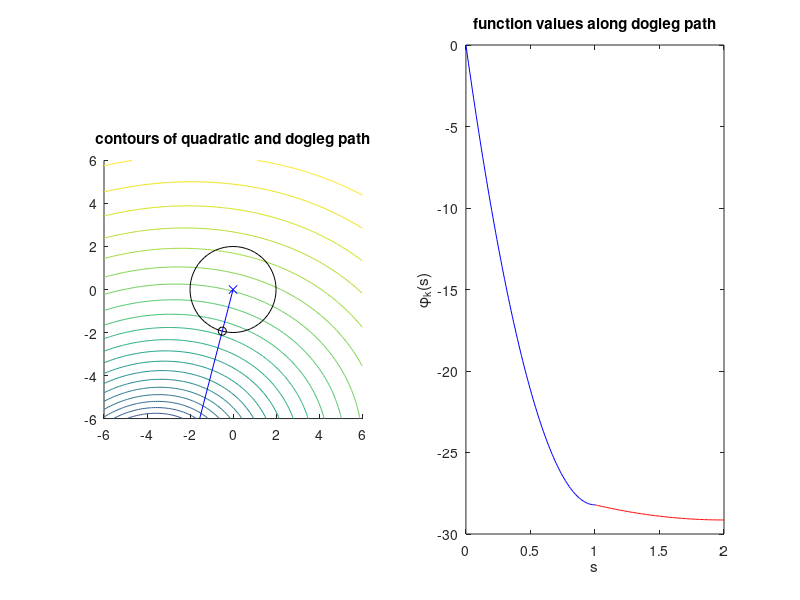

Here is the MATLAB script that generated this plot:
function wrapper_1_a
    clc
    disp('Hi! This is wrapper_1_a. Guten Tag!');
    disp(' ');
    disp('The dogleg is a bit tricky, so I visualise what it does before my');
    disp('brother wrapper_1_b uses it to test your trust region code. Please');
    disp('RUN ME SEVERAL TIMES to get a good picture of what is going on.');
    disp(' ');
    disp('As discussed in the lectures, the dogleg is a hack to find a good');
    disp('approximation of the minimiser of the trust-region subproblem quickly.');
    disp('We wish to minimise a quadratic function (level sets shown) over the');
    disp('ball plotted in black. To do this, we first run along the blue line');
    disp('from the centre to the minimiser along the gradient direction, and');
    disp('then from there along the red line to the global minimizer of the');
    disp('quadratic function.');
    disp(' ');
    disp('In the subplot on the right you see the values of the quadratic func-');
    disp('tion plotted over the blue and the red line. They decrease as predicted');
    disp('by theory, so we pick the "rightmost" point that is within the black');
    disp('ball. Note that strange things can happen. For example, the blue line');
    disp('can leave the ball, and the red line can reenter and even cross it.');
    disp('Though finding the dogleg point does not require any high-level maths,');
    disp('it takes a bit of time to figure out how to do it.');
    disp(' ');
    disp('Have a look at a few random situations. Zoom in to see how good the');
    disp('dogleg point really is. Is it far from the global optimum? How does');
    disp('it compare to the Cauchy point (not shown)?');

    %generate a simple random model problem
    g=4*randn(2,1);
    success=0;
    while (success==0)
        H=randn(2);
        H=H+H';
        e=eig(H);
        if (e(1)>0&&e(2)>0)
            success=1;
        end
    end
    f=@(x)0.5*x'*H*x+g'*x;
    gf=@(x)H*x+g;
    Hf=@(x)H;
    %compute gradient search minimiser, global minimiser and dogleg point
    pmin=-H\g;
    pg=-((g'*g)/(g'*H*g))*g;
    d=myDogLeg(f,gf,Hf,[0;0],2);

    %graphical output
    ssz=6;
    figure(1)
    clf
    subplot(1,2,1)
    hold on
    [X,Y]=meshgrid([-ssz:0.1:ssz],[-ssz:0.1:ssz]);
    Z=zeros(size(X));
    for k=1:size(X,1)
        for l=1:size(X,2)
            Z(k,l)=log(f([X(k,l);Y(k,l)])-f(pmin)+0.1);
        end
    end
    contour(X,Y,Z,20)

    rectangle('Position',[-2,-2,4,4],'Curvature',1)
    plot([0,pg(1)],[0,pg(2)],'b-x');
    plot([pg(1),pmin(1)],[pg(2),pmin(2)],'r-x');
    plot(d(1),d(2),'ko')
    axis equal
    axis([-ssz,ssz,-ssz,ssz])
    title('contours of quadratic and dogleg path');
    subplot(1,2,2)
    s=[0:0.01:1];
    t=zeros(size(s));
    u=t;
    for k=1:length(s)
        t(k)=f(s(k)*pg);
        u(k)=f(pg+s(k)*(pmin-pg));
    end
    plot(s,t,'b',1+s,u,'r')
    title('function values along dogleg path');
    xlabel('s')
    ylabel('\phi_k(s)')
    figure(1)
end    

%--------------------------------------------------------------------------
% YOU ARE NOT REQUIRED TO WORK THROUGH THE FOLLOWING CODE.
%--------------------------------------------------------------------------

function d=myDogLeg(f,gf,Hf,x,Delta)
    gfx=gf(x);
    Hfx=Hf(x);
    pmin=-Hfx\gfx;    
    %global minimiser inside ball?
    if (norm(pmin)<=Delta)
        d=pmin;        
        return
    end
    pg=-((gfx'*gfx)/(gfx'*Hfx*gfx))*gfx; 
    %dirty hack: quadratic model not "sufficiently" positive definite
    if (gfx'*pg+0.5*pg'*Hfx*pg<=gfx'*pmin+0.5*pmin'*Hfx*pmin)
        fprintf('--Warning-----------------------------------------------\n');
        fprintf('- Quadratic model not positive definite.\n')
        fprintf('- Fall back to gradient step.\n\n');
        disp(x)
        disp(Hf(x))
        disp(eig(Hf(x)))
        fprintf('--------------------------------------------------------\n\n');
        d=Delta*pg/norm(pg);
        return
    end
    %examine geometry of [pg,pmin] and ball in terms of a quadratic polynomial
    a=pg'*pg-2*pg'*pmin+pmin'*pmin;
    b=-2*pg'*pg+2*pg'*pmin;
    c=pg'*pg-Delta^2;
    %Do pg and pmin coincide?
    if (a==0)
        d=Delta*pg/norm(pg);
        return
    end
    radicant=(b/(2*a))^2-c/a;
    %Does the pg-pmin leg intersect the ball?
    if (radicant>=0) 
        t=-b/(2*a)+sqrt(radicant);
        %really?
        if ((t>0)&&(t<=1))
            d=(1-t)*pg+t*pmin;  
        else
            d=Delta*pg/norm(pg);
        end             
    else
        d=Delta*pg/norm(pg);
    end
    %In all other cases, the [0,pg] leg did the job.
end
        